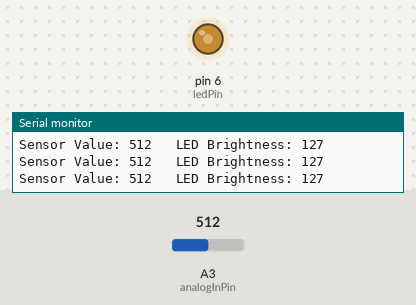
Bench run of a sketch on a simulated Arduino Uno, built with avr-gcc and run on an emulated ATmega328P. On the bench: output pins drawn as LEDs (lit = HIGH), the last lines printed to the serial monitor. The test bench sets the inputs (shaded band); at power-on: A3 (analogInPin) = 512.

Above: at 1.2 s.
1.3 s: A3 (analogInPin) set to 414
At 2.6 s:
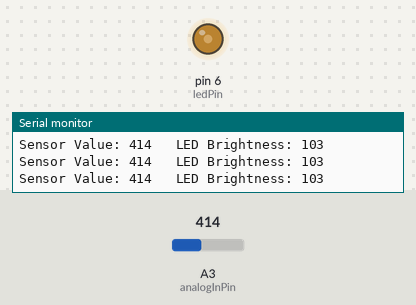
4.3 s: A3 (analogInPin) set to 393
At 4.7 s:
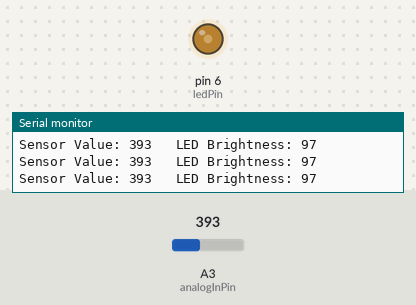
7.3 s: A3 (analogInPin) set to 716
At 8.2 s:
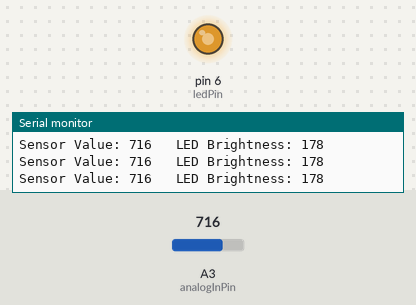
8.8 s: A3 (analogInPin) set to 990
At 9.3 s:
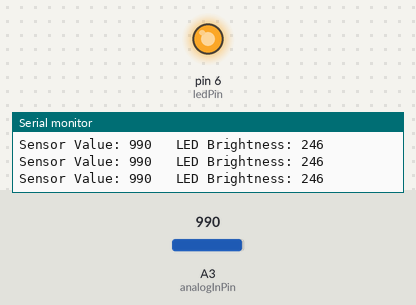
10.3 s: A3 (analogInPin) set to 1010
At 11.5 s:
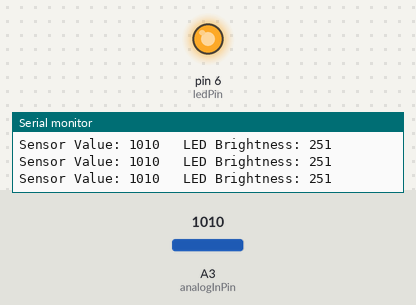
11.8 s: A3 (analogInPin) set to 122
At 12.7 s:
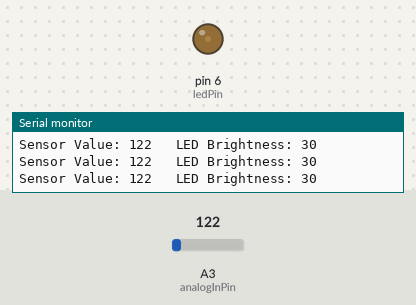
Timing chart, 0 to 14.3 s (numbered marks = the images above; inputs shaded):
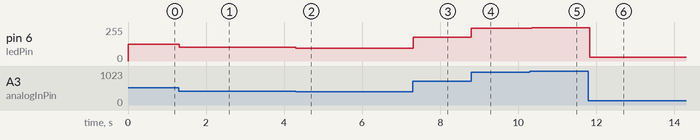

Measured:
- after the input at 1.3 s, pin 6 (ledPin): 127/255 → 103/255 at once
- after the input at 4.3 s, pin 6 (ledPin): 103/255 → 97/255 at once
- after the input at 7.3 s, pin 6 (ledPin): 97/255 → 178/255 at once
- after the input at 8.8 s, pin 6 (ledPin): 178/255 → 246/255 at once
- after the input at 10.3 s, pin 6 (ledPin): 246/255 → 251/255 at once
- after the input at 11.8 s, pin 6 (ledPin): 251/255 → 30/255 at once

The sketch:

6-3.2.ino
```cpp
// Analog input pin that the potentiometer is attached to
const int analogInPin = A3;

// PWM output pin that the LED is attached to
const int ledPin = 6;

int sensorValue = 0;   // value read from the potentiometer (0–1023)
int outputValue = 0;   // PWM value sent to the LED (0–255)

void setup() {
  // Initialize serial communications at 9600 bps
  Serial.begin(9600);

  // Set the LED pin as an output
  pinMode(ledPin, OUTPUT);
}

void loop() {
  // Read the analog value from the potentiometer
  sensorValue = analogRead(analogInPin);

  // Map the potentiometer range (0–1023) to PWM range (0–255)
  outputValue = map(sensorValue, 0, 1023, 0, 255);

  // Set LED brightness using PWM
  analogWrite(ledPin, outputValue);

  // Print values to Serial Monitor (for debugging)
  Serial.print("Sensor Value: ");
  Serial.print(sensorValue);
  Serial.print("\t LED Brightness: ");
  Serial.println(outputValue);

  // Short delay for ADC stability
  delay(2);
}
```
